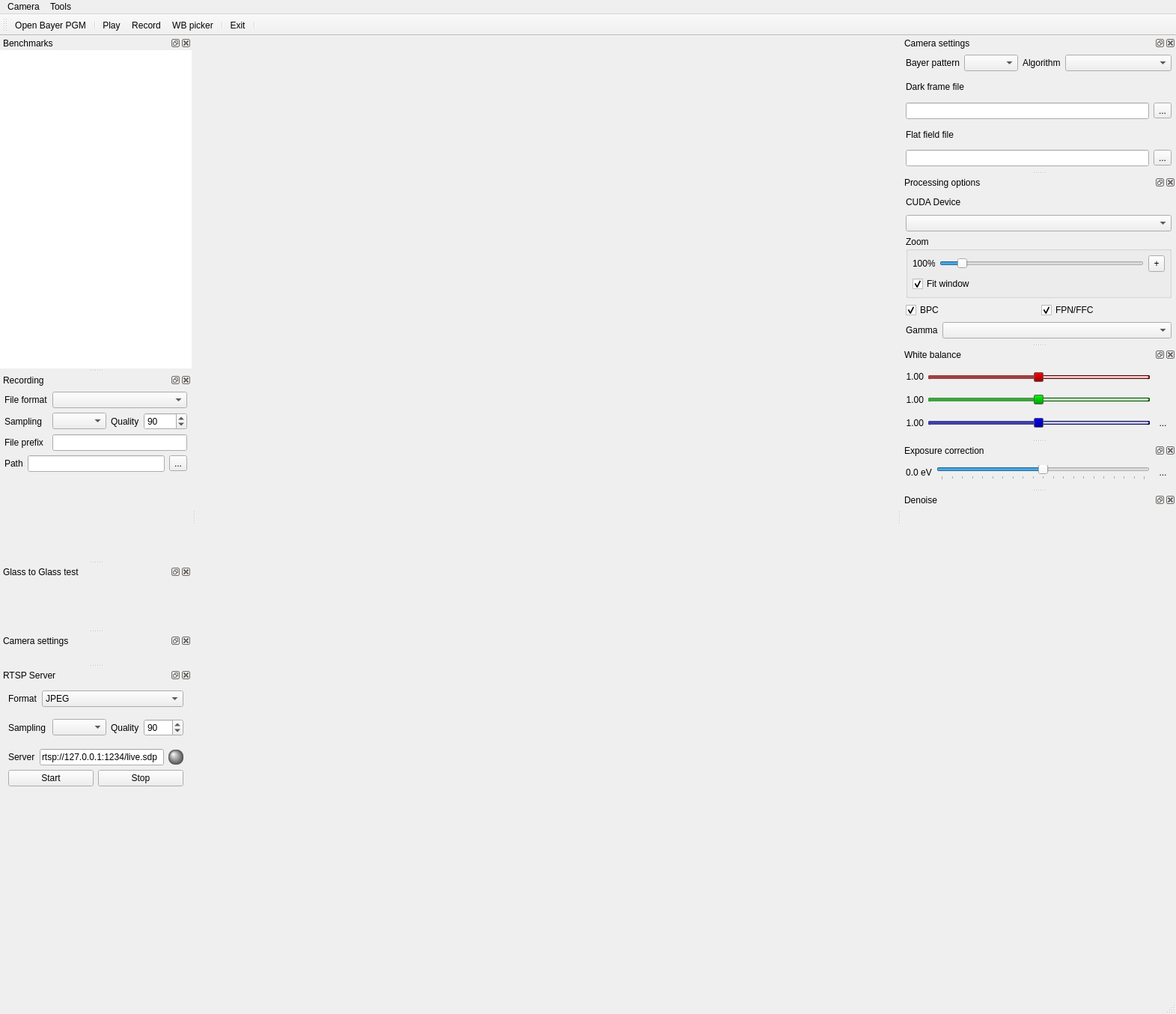
<?xml version="1.0" encoding="UTF-8"?>
<ui version="4.0">
 <class>MainWindow</class>
 <widget class="QMainWindow" name="MainWindow">
  <property name="geometry">
   <rect>
    <x>0</x>
    <y>0</y>
    <width>1571</width>
    <height>1354</height>
   </rect>
  </property>
  <property name="windowTitle">
   <string>GPU Camera Sample</string>
  </property>
  <property name="dockNestingEnabled">
   <bool>true</bool>
  </property>
  <widget class="QWidget" name="centralWidget">
   <layout class="QVBoxLayout" name="MediaViewerLayout">
    <property name="leftMargin">
     <number>0</number>
    </property>
    <property name="topMargin">
     <number>0</number>
    </property>
    <property name="rightMargin">
     <number>0</number>
    </property>
    <property name="bottomMargin">
     <number>0</number>
    </property>
   </layout>
  </widget>
  <widget class="QMenuBar" name="menuBar">
   <property name="geometry">
    <rect>
     <x>0</x>
     <y>0</y>
     <width>1571</width>
     <height>21</height>
    </rect>
   </property>
   <widget class="QMenu" name="menuCamera">
    <property name="title">
     <string>Camera</string>
    </property>
    <addaction name="actionOpenBayerPGM"/>
    <addaction name="separator"/>
    <addaction name="actionOpenGrayPGM"/>
    <addaction name="actionPlay"/>
    <addaction name="actionRecord"/>
    <addaction name="separator"/>
    <addaction name="actionExit"/>
   </widget>
   <widget class="QMenu" name="menuTools">
    <property name="title">
     <string>Tools</string>
    </property>
    <addaction name="actionWB_picker"/>
   </widget>
   <addaction name="menuCamera"/>
   <addaction name="menuTools"/>
  </widget>
  <widget class="QToolBar" name="mainToolBar">
   <attribute name="toolBarArea">
    <enum>TopToolBarArea</enum>
   </attribute>
   <attribute name="toolBarBreak">
    <bool>false</bool>
   </attribute>
   <addaction name="actionOpenBayerPGM"/>
   <addaction name="separator"/>
   <addaction name="actionPlay"/>
   <addaction name="actionRecord"/>
   <addaction name="actionWB_picker"/>
   <addaction name="separator"/>
   <addaction name="actionExit"/>
   <addaction name="separator"/>
  </widget>
  <widget class="QStatusBar" name="statusBar"/>
  <widget class="QDockWidget" name="dockWidget">
   <property name="minimumSize">
    <size>
     <width>367</width>
     <height>178</height>
    </size>
   </property>
   <property name="maximumSize">
    <size>
     <width>524287</width>
     <height>180</height>
    </size>
   </property>
   <property name="windowTitle">
    <string>Camera settings</string>
   </property>
   <attribute name="dockWidgetArea">
    <number>2</number>
   </attribute>
   <widget class="QWidget" name="dockWidgetContents">
    <layout class="QGridLayout" name="gridLayout_2">
     <property name="leftMargin">
      <number>6</number>
     </property>
     <property name="topMargin">
      <number>6</number>
     </property>
     <property name="rightMargin">
      <number>6</number>
     </property>
     <property name="bottomMargin">
      <number>6</number>
     </property>
     <property name="spacing">
      <number>6</number>
     </property>
     <item row="5" column="3">
      <widget class="QToolButton" name="btnGetGrayFile">
       <property name="text">
        <string>...</string>
       </property>
      </widget>
     </item>
     <item row="2" column="0" colspan="2">
      <widget class="QLabel" name="label_39">
       <property name="minimumSize">
        <size>
         <width>120</width>
         <height>0</height>
        </size>
       </property>
       <property name="text">
        <string>Dark frame file</string>
       </property>
      </widget>
     </item>
     <item row="3" column="0" colspan="3">
      <widget class="QLineEdit" name="txtFPNFileName">
       <property name="text">
        <string/>
       </property>
      </widget>
     </item>
     <item row="3" column="3">
      <widget class="QToolButton" name="btnGetFPNFile">
       <property name="text">
        <string>...</string>
       </property>
      </widget>
     </item>
     <item row="5" column="0" colspan="3">
      <widget class="QLineEdit" name="txtFlatFieldFile">
       <property name="text">
        <string/>
       </property>
      </widget>
     </item>
     <item row="4" column="0" colspan="2">
      <widget class="QLabel" name="label_13">
       <property name="minimumSize">
        <size>
         <width>120</width>
         <height>0</height>
        </size>
       </property>
       <property name="maximumSize">
        <size>
         <width>120</width>
         <height>16777215</height>
        </size>
       </property>
       <property name="text">
        <string>Flat field file</string>
       </property>
      </widget>
     </item>
     <item row="0" column="0" colspan="4">
      <layout class="QHBoxLayout" name="horizontalLayout_2">
       <item>
        <widget class="QLabel" name="label_32">
         <property name="sizePolicy">
          <sizepolicy hsizetype="Fixed" vsizetype="Preferred">
           <horstretch>0</horstretch>
           <verstretch>0</verstretch>
          </sizepolicy>
         </property>
         <property name="text">
          <string>Bayer pattern</string>
         </property>
         <property name="alignment">
          <set>Qt::AlignRight|Qt::AlignTrailing|Qt::AlignVCenter</set>
         </property>
        </widget>
       </item>
       <item>
        <widget class="QComboBox" name="cboBayerPattern">
         <property name="currentIndex">
          <number>-1</number>
         </property>
        </widget>
       </item>
       <item>
        <widget class="QLabel" name="label_2">
         <property name="sizePolicy">
          <sizepolicy hsizetype="Minimum" vsizetype="Preferred">
           <horstretch>0</horstretch>
           <verstretch>0</verstretch>
          </sizepolicy>
         </property>
         <property name="maximumSize">
          <size>
           <width>60</width>
           <height>16777215</height>
          </size>
         </property>
         <property name="text">
          <string>Algorithm</string>
         </property>
        </widget>
       </item>
       <item>
        <widget class="QComboBox" name="cboBayerType">
         <property name="sizePolicy">
          <sizepolicy hsizetype="Expanding" vsizetype="Fixed">
           <horstretch>0</horstretch>
           <verstretch>0</verstretch>
          </sizepolicy>
         </property>
         <property name="styleSheet">
          <string notr="true">QComboBox  QAbstractItemView {
	selection-background-color: rgb(136, 136, 136);
	background-color: rgb(64, 64, 64);
}

QComboBox:editable {
	selection-background-color: rgb(136, 136, 136);
}</string>
         </property>
        </widget>
       </item>
      </layout>
     </item>
    </layout>
   </widget>
  </widget>
  <widget class="QDockWidget" name="processWidget">
   <property name="minimumSize">
    <size>
     <width>213</width>
     <height>224</height>
    </size>
   </property>
   <property name="maximumSize">
    <size>
     <width>524287</width>
     <height>224</height>
    </size>
   </property>
   <property name="windowTitle">
    <string>Processing options</string>
   </property>
   <attribute name="dockWidgetArea">
    <number>2</number>
   </attribute>
   <widget class="QWidget" name="dockWidgetContents_3">
    <layout class="QGridLayout" name="gridLayout">
     <property name="leftMargin">
      <number>6</number>
     </property>
     <property name="topMargin">
      <number>6</number>
     </property>
     <property name="rightMargin">
      <number>6</number>
     </property>
     <property name="bottomMargin">
      <number>6</number>
     </property>
     <property name="spacing">
      <number>6</number>
     </property>
     <item row="4" column="0" colspan="2">
      <widget class="QGroupBox" name="groupBox_8">
       <property name="title">
        <string>Zoom</string>
       </property>
       <layout class="QGridLayout" name="gridLayout_24">
        <property name="leftMargin">
         <number>6</number>
        </property>
        <property name="topMargin">
         <number>6</number>
        </property>
        <property name="rightMargin">
         <number>6</number>
        </property>
        <property name="bottomMargin">
         <number>6</number>
        </property>
        <property name="spacing">
         <number>6</number>
        </property>
        <item row="3" column="0" colspan="2">
         <widget class="QCheckBox" name="chkZoomFit">
          <property name="text">
           <string>Fit window</string>
          </property>
          <property name="checkable">
           <bool>true</bool>
          </property>
          <property name="checked">
           <bool>true</bool>
          </property>
         </widget>
        </item>
        <item row="0" column="0">
         <widget class="QLabel" name="lblZoom">
          <property name="maximumSize">
           <size>
            <width>30</width>
            <height>16777215</height>
           </size>
          </property>
          <property name="text">
           <string>100%</string>
          </property>
          <property name="alignment">
           <set>Qt::AlignLeading|Qt::AlignLeft|Qt::AlignVCenter</set>
          </property>
         </widget>
        </item>
        <item row="0" column="2">
         <widget class="QToolButton" name="btnResetZoom">
          <property name="enabled">
           <bool>true</bool>
          </property>
          <property name="minimumSize">
           <size>
            <width>22</width>
            <height>22</height>
           </size>
          </property>
          <property name="toolTip">
           <string>Reset zoom to 100%</string>
          </property>
          <property name="text">
           <string>+</string>
          </property>
          <property name="icon">
           <iconset resource="Resorces.qrc">
            <normaloff>:/res/reset.svg</normaloff>:/res/reset.svg</iconset>
          </property>
          <property name="autoRepeat">
           <bool>true</bool>
          </property>
         </widget>
        </item>
        <item row="0" column="1">
         <widget class="QSlider" name="sldZoom">
          <property name="enabled">
           <bool>true</bool>
          </property>
          <property name="minimum">
           <number>10</number>
          </property>
          <property name="maximum">
           <number>1000</number>
          </property>
          <property name="value">
           <number>99</number>
          </property>
          <property name="orientation">
           <enum>Qt::Horizontal</enum>
          </property>
         </widget>
        </item>
       </layout>
      </widget>
     </item>
     <item row="2" column="0">
      <widget class="QLabel" name="label_47">
       <property name="text">
        <string>CUDA Device</string>
       </property>
      </widget>
     </item>
     <item row="3" column="0" colspan="2">
      <widget class="QComboBox" name="cboCUDADevice">
       <property name="styleSheet">
        <string notr="true">QComboBox  QAbstractItemView {
	selection-background-color: rgb(136, 136, 136);
	background-color: rgb(64, 64, 64);
}

QComboBox:editable {
	selection-background-color: rgb(136, 136, 136);
}</string>
       </property>
      </widget>
     </item>
     <item row="8" column="0" colspan="2">
      <layout class="QHBoxLayout" name="horizontalLayout">
       <item>
        <widget class="QLabel" name="label">
         <property name="sizePolicy">
          <sizepolicy hsizetype="Fixed" vsizetype="Preferred">
           <horstretch>0</horstretch>
           <verstretch>0</verstretch>
          </sizepolicy>
         </property>
         <property name="text">
          <string>Gamma</string>
         </property>
        </widget>
       </item>
       <item>
        <widget class="QComboBox" name="cboGamma"/>
       </item>
      </layout>
     </item>
     <item row="5" column="0" colspan="2">
      <layout class="QHBoxLayout" name="horizontalLayout_3">
       <item>
        <widget class="QCheckBox" name="chkBPC">
         <property name="text">
          <string>BPC</string>
         </property>
         <property name="checked">
          <bool>true</bool>
         </property>
        </widget>
       </item>
       <item>
        <widget class="QCheckBox" name="chkSAM">
         <property name="text">
          <string>FPN/FFC</string>
         </property>
         <property name="checked">
          <bool>true</bool>
         </property>
        </widget>
       </item>
      </layout>
     </item>
    </layout>
   </widget>
  </widget>
  <widget class="QDockWidget" name="colorCorrectionWidget">
   <property name="minimumSize">
    <size>
     <width>97</width>
     <height>122</height>
    </size>
   </property>
   <property name="maximumSize">
    <size>
     <width>524287</width>
     <height>122</height>
    </size>
   </property>
   <property name="windowTitle">
    <string>White balance</string>
   </property>
   <attribute name="dockWidgetArea">
    <number>2</number>
   </attribute>
   <widget class="QWidget" name="dockWidgetContents_5">
    <layout class="QGridLayout" name="gridLayout_5">
     <property name="leftMargin">
      <number>6</number>
     </property>
     <property name="topMargin">
      <number>6</number>
     </property>
     <property name="rightMargin">
      <number>6</number>
     </property>
     <property name="bottomMargin">
      <number>6</number>
     </property>
     <property name="spacing">
      <number>6</number>
     </property>
     <item row="0" column="0">
      <widget class="QLabel" name="lblRed">
       <property name="text">
        <string>1.00</string>
       </property>
       <property name="alignment">
        <set>Qt::AlignRight|Qt::AlignTrailing|Qt::AlignVCenter</set>
       </property>
      </widget>
     </item>
     <item row="0" column="1">
      <widget class="QSlider" name="sldRed">
       <property name="minimumSize">
        <size>
         <width>0</width>
         <height>16</height>
        </size>
       </property>
       <property name="styleSheet">
        <string notr="true">QSlider::groove:horizontal {
     border: 1px solid rgb(64, 0, 0);
	 border-style: groove;
     height: 3px;
     background: rgb(255, 192, 192);
	 border-radius: 2px;

 }
QSlider::sub-page:horizontal {
    background: rgb(160, 64, 64);
	border-radius: 2px;
	height: 3px;
}


QSlider::handle:horizontal {
	background: qlineargradient(x1:0, y1:0, x2:0, y2:1, stop:0 #fd0000, stop:1 #9d0000);
	
	border: 1px solid #5c5c5c;
	width: 11px;
	 
	margin-top: -5px;
	margin-bottom: -5px;
    border-radius: 2px;
 }</string>
       </property>
       <property name="maximum">
        <number>199</number>
       </property>
       <property name="singleStep">
        <number>1</number>
       </property>
       <property name="pageStep">
        <number>10</number>
       </property>
       <property name="value">
        <number>99</number>
       </property>
       <property name="sliderPosition">
        <number>99</number>
       </property>
       <property name="orientation">
        <enum>Qt::Horizontal</enum>
       </property>
      </widget>
     </item>
     <item row="0" column="2">
      <widget class="QToolButton" name="btnResetRed">
       <property name="minimumSize">
        <size>
         <width>23</width>
         <height>22</height>
        </size>
       </property>
       <property name="maximumSize">
        <size>
         <width>23</width>
         <height>22</height>
        </size>
       </property>
       <property name="text">
        <string/>
       </property>
       <property name="icon">
        <iconset resource="Resorces.qrc">
         <normaloff>:/res/reset.svg</normaloff>:/res/reset.svg</iconset>
       </property>
       <property name="autoRaise">
        <bool>true</bool>
       </property>
      </widget>
     </item>
     <item row="1" column="0">
      <widget class="QLabel" name="lblGreen">
       <property name="text">
        <string>1.00</string>
       </property>
       <property name="alignment">
        <set>Qt::AlignRight|Qt::AlignTrailing|Qt::AlignVCenter</set>
       </property>
      </widget>
     </item>
     <item row="1" column="1">
      <widget class="QSlider" name="sldGreen">
       <property name="styleSheet">
        <string notr="true">
QSlider::groove:horizontal {
     border: 1px solid rgb(0, 64, 0);
	 border-style: groove;
     height: 3px;
     background: rgb(192, 255, 192);
	 border-radius: 2px;
}

 QSlider::sub-page:horizontal {
    background: rgb(64, 160, 64);
	border-radius: 2px;
	height: 3px;
} 

QSlider::handle:horizontal {
	background: qlineargradient(x1:0, y1:0, x2:0, y2:1, stop:0 #00fd00, stop:1 #009d00);
    border: 1px solid #5c5c5c;
    width: 11px;
	 
	margin-top: -5px;
	margin-bottom: -5px;
    border-radius: 2px;
 }</string>
       </property>
       <property name="maximum">
        <number>199</number>
       </property>
       <property name="singleStep">
        <number>1</number>
       </property>
       <property name="pageStep">
        <number>10</number>
       </property>
       <property name="value">
        <number>99</number>
       </property>
       <property name="sliderPosition">
        <number>99</number>
       </property>
       <property name="orientation">
        <enum>Qt::Horizontal</enum>
       </property>
      </widget>
     </item>
     <item row="1" column="2">
      <widget class="QToolButton" name="btnResetGreen">
       <property name="minimumSize">
        <size>
         <width>23</width>
         <height>22</height>
        </size>
       </property>
       <property name="maximumSize">
        <size>
         <width>23</width>
         <height>22</height>
        </size>
       </property>
       <property name="text">
        <string/>
       </property>
       <property name="icon">
        <iconset resource="Resorces.qrc">
         <normaloff>:/res/reset.svg</normaloff>:/res/reset.svg</iconset>
       </property>
       <property name="autoRaise">
        <bool>true</bool>
       </property>
      </widget>
     </item>
     <item row="2" column="0">
      <widget class="QLabel" name="lblBlue">
       <property name="text">
        <string>1.00</string>
       </property>
       <property name="alignment">
        <set>Qt::AlignRight|Qt::AlignTrailing|Qt::AlignVCenter</set>
       </property>
      </widget>
     </item>
     <item row="2" column="1">
      <widget class="QSlider" name="sldBlue">
       <property name="styleSheet">
        <string notr="true">QSlider::groove:horizontal {
    border: 1px solid rgb(0, 0, 64);
	border-style: groove;
    height: 3px;
	border-radius: 2px;
	background: rgb(192, 192, 255);
}
QSlider::sub-page:horizontal {
    background: rgb(64, 64, 160);
	border-radius: 2px;
	height: 3px;
}
QSlider::handle:horizontal {
	background: qlineargradient(x1:0, y1:0, x2:0, y2:1, stop:0 #0000fd, stop:1 #00009d);

    border: 1px solid #5c5c5c;
	width: 11px;
	 
	margin-top: -5px;
	margin-bottom: -5px;
    border-radius: 2px;	
}</string>
       </property>
       <property name="maximum">
        <number>199</number>
       </property>
       <property name="singleStep">
        <number>1</number>
       </property>
       <property name="pageStep">
        <number>10</number>
       </property>
       <property name="value">
        <number>99</number>
       </property>
       <property name="sliderPosition">
        <number>99</number>
       </property>
       <property name="orientation">
        <enum>Qt::Horizontal</enum>
       </property>
      </widget>
     </item>
     <item row="2" column="2">
      <widget class="QToolButton" name="btnResetBlue">
       <property name="minimumSize">
        <size>
         <width>23</width>
         <height>22</height>
        </size>
       </property>
       <property name="maximumSize">
        <size>
         <width>23</width>
         <height>22</height>
        </size>
       </property>
       <property name="text">
        <string>...</string>
       </property>
       <property name="icon">
        <iconset resource="Resorces.qrc">
         <normaloff>:/res/reset.svg</normaloff>:/res/reset.svg</iconset>
       </property>
       <property name="autoRaise">
        <bool>true</bool>
       </property>
      </widget>
     </item>
    </layout>
   </widget>
  </widget>
  <widget class="QDockWidget" name="exposureWidget">
   <property name="minimumSize">
    <size>
     <width>114</width>
     <height>60</height>
    </size>
   </property>
   <property name="maximumSize">
    <size>
     <width>524287</width>
     <height>60</height>
    </size>
   </property>
   <property name="windowTitle">
    <string>Exposure correction</string>
   </property>
   <attribute name="dockWidgetArea">
    <number>2</number>
   </attribute>
   <widget class="QWidget" name="dockWidgetContents_6">
    <layout class="QGridLayout" name="gridLayout_7">
     <property name="leftMargin">
      <number>6</number>
     </property>
     <property name="topMargin">
      <number>6</number>
     </property>
     <property name="rightMargin">
      <number>6</number>
     </property>
     <property name="bottomMargin">
      <number>6</number>
     </property>
     <property name="spacing">
      <number>6</number>
     </property>
     <item row="0" column="0">
      <widget class="QLabel" name="lblEV">
       <property name="text">
        <string>0.0 eV</string>
       </property>
       <property name="alignment">
        <set>Qt::AlignCenter</set>
       </property>
      </widget>
     </item>
     <item row="0" column="1">
      <widget class="QSlider" name="sldEV">
       <property name="minimum">
        <number>-500</number>
       </property>
       <property name="maximum">
        <number>500</number>
       </property>
       <property name="singleStep">
        <number>1</number>
       </property>
       <property name="pageStep">
        <number>50</number>
       </property>
       <property name="orientation">
        <enum>Qt::Horizontal</enum>
       </property>
       <property name="tickPosition">
        <enum>QSlider::TicksBelow</enum>
       </property>
       <property name="tickInterval">
        <number>50</number>
       </property>
      </widget>
     </item>
     <item row="0" column="2">
      <widget class="QToolButton" name="btnResetEV">
       <property name="minimumSize">
        <size>
         <width>23</width>
         <height>22</height>
        </size>
       </property>
       <property name="maximumSize">
        <size>
         <width>23</width>
         <height>22</height>
        </size>
       </property>
       <property name="text">
        <string>...</string>
       </property>
       <property name="icon">
        <iconset resource="Resorces.qrc">
         <normaloff>:/res/reset.svg</normaloff>:/res/reset.svg</iconset>
       </property>
       <property name="autoRaise">
        <bool>true</bool>
       </property>
      </widget>
     </item>
    </layout>
   </widget>
  </widget>
  <widget class="QDockWidget" name="denoiseWidget">
   <property name="windowTitle">
    <string>Denoise</string>
   </property>
   <attribute name="dockWidgetArea">
    <number>2</number>
   </attribute>
   <widget class="QWidget" name="dockWidgetContents_7">
    <layout class="QVBoxLayout" name="verticalLayout_3">
     <property name="leftMargin">
      <number>0</number>
     </property>
     <property name="topMargin">
      <number>0</number>
     </property>
     <property name="rightMargin">
      <number>0</number>
     </property>
     <property name="bottomMargin">
      <number>0</number>
     </property>
     <item>
      <widget class="DenoiseController" name="denoiseCtlr" native="true">
       <property name="sizePolicy">
        <sizepolicy hsizetype="Preferred" vsizetype="Expanding">
         <horstretch>0</horstretch>
         <verstretch>0</verstretch>
        </sizepolicy>
       </property>
       <property name="maximumSize">
        <size>
         <width>16777215</width>
         <height>16777215</height>
        </size>
       </property>
      </widget>
     </item>
    </layout>
   </widget>
  </widget>
  <widget class="QDockWidget" name="benchMarksWidget">
   <property name="sizePolicy">
    <sizepolicy hsizetype="Preferred" vsizetype="Expanding">
     <horstretch>0</horstretch>
     <verstretch>0</verstretch>
    </sizepolicy>
   </property>
   <property name="windowTitle">
    <string>Benchmarks</string>
   </property>
   <attribute name="dockWidgetArea">
    <number>1</number>
   </attribute>
   <widget class="QWidget" name="dockWidgetContents_8">
    <layout class="QVBoxLayout" name="verticalLayout_2">
     <property name="leftMargin">
      <number>0</number>
     </property>
     <property name="topMargin">
      <number>0</number>
     </property>
     <property name="rightMargin">
      <number>0</number>
     </property>
     <property name="bottomMargin">
      <number>0</number>
     </property>
     <item>
      <widget class="QPlainTextEdit" name="lblInfo">
       <property name="frameShape">
        <enum>QFrame::NoFrame</enum>
       </property>
       <property name="readOnly">
        <bool>true</bool>
       </property>
      </widget>
     </item>
    </layout>
   </widget>
  </widget>
  <widget class="QDockWidget" name="recordingWidget">
   <property name="maximumSize">
    <size>
     <width>524287</width>
     <height>250</height>
    </size>
   </property>
   <property name="windowTitle">
    <string>Recording</string>
   </property>
   <attribute name="dockWidgetArea">
    <number>1</number>
   </attribute>
   <widget class="QWidget" name="dockWidgetContents_2">
    <layout class="QGridLayout" name="gridLayout_3">
     <property name="leftMargin">
      <number>6</number>
     </property>
     <property name="topMargin">
      <number>6</number>
     </property>
     <property name="rightMargin">
      <number>6</number>
     </property>
     <property name="bottomMargin">
      <number>6</number>
     </property>
     <property name="spacing">
      <number>6</number>
     </property>
     <item row="0" column="1" colspan="3">
      <widget class="QComboBox" name="cboOutFormat"/>
     </item>
     <item row="2" column="0">
      <widget class="QLabel" name="label_7">
       <property name="text">
        <string>File prefix</string>
       </property>
      </widget>
     </item>
     <item row="0" column="0">
      <widget class="QLabel" name="label_3">
       <property name="sizePolicy">
        <sizepolicy hsizetype="Fixed" vsizetype="Preferred">
         <horstretch>0</horstretch>
         <verstretch>0</verstretch>
        </sizepolicy>
       </property>
       <property name="text">
        <string>File format</string>
       </property>
      </widget>
     </item>
     <item row="3" column="0" colspan="4">
      <layout class="QHBoxLayout" name="horizontalLayout_4">
       <property name="spacing">
        <number>6</number>
       </property>
       <item>
        <widget class="QLabel" name="label_6">
         <property name="text">
          <string>Path</string>
         </property>
        </widget>
       </item>
       <item>
        <widget class="QLineEdit" name="txtOutPath"/>
       </item>
       <item>
        <widget class="QToolButton" name="btnGetOutPath">
         <property name="text">
          <string>...</string>
         </property>
        </widget>
       </item>
      </layout>
     </item>
     <item row="1" column="0">
      <widget class="QLabel" name="label_4">
       <property name="text">
        <string>Sampling</string>
       </property>
      </widget>
     </item>
     <item row="2" column="1" colspan="3">
      <widget class="QLineEdit" name="txtFilePrefix"/>
     </item>
     <item row="1" column="1">
      <widget class="QComboBox" name="cboSamplingFmt"/>
     </item>
     <item row="1" column="3">
      <widget class="QSpinBox" name="spnJpegQty">
       <property name="minimum">
        <number>50</number>
       </property>
       <property name="maximum">
        <number>100</number>
       </property>
       <property name="value">
        <number>90</number>
       </property>
      </widget>
     </item>
     <item row="1" column="2">
      <widget class="QLabel" name="label_5">
       <property name="sizePolicy">
        <sizepolicy hsizetype="Fixed" vsizetype="Preferred">
         <horstretch>0</horstretch>
         <verstretch>0</verstretch>
        </sizepolicy>
       </property>
       <property name="text">
        <string>Quality</string>
       </property>
      </widget>
     </item>
     <item row="4" column="0">
      <spacer name="verticalSpacer_2">
       <property name="orientation">
        <enum>Qt::Vertical</enum>
       </property>
       <property name="sizeHint" stdset="0">
        <size>
         <width>20</width>
         <height>40</height>
        </size>
       </property>
      </spacer>
     </item>
    </layout>
   </widget>
  </widget>
  <widget class="QDockWidget" name="gtgDockWidget">
   <property name="windowTitle">
    <string>Glass to Glass test</string>
   </property>
   <attribute name="dockWidgetArea">
    <number>1</number>
   </attribute>
   <widget class="QWidget" name="dockWidgetContents_4">
    <layout class="QHBoxLayout" name="gtgLayout">
     <item>
      <widget class="GtGWidget" name="gtgWidget" native="true"/>
     </item>
    </layout>
   </widget>
  </widget>
  <widget class="QDockWidget" name="cameraSettingsWidget">
   <property name="windowTitle">
    <string>Camera settings</string>
   </property>
   <attribute name="dockWidgetArea">
    <number>1</number>
   </attribute>
   <widget class="QWidget" name="dockWidgetContents_9">
    <layout class="QVBoxLayout" name="verticalLayout">
     <property name="spacing">
      <number>0</number>
     </property>
     <property name="leftMargin">
      <number>0</number>
     </property>
     <property name="topMargin">
      <number>0</number>
     </property>
     <property name="rightMargin">
      <number>0</number>
     </property>
     <property name="bottomMargin">
      <number>0</number>
     </property>
     <item>
      <widget class="CameraSetupWidget" name="cameraController" native="true"/>
     </item>
    </layout>
   </widget>
  </widget>
  <widget class="QDockWidget" name="dw_RtspServer">
   <property name="windowTitle">
    <string>RTSP Server</string>
   </property>
   <attribute name="dockWidgetArea">
    <number>1</number>
   </attribute>
   <widget class="QWidget" name="dockWidgetContents_9">
    <layout class="QVBoxLayout" name="verticalLayout">
     <item>
      <layout class="QHBoxLayout" name="horizontalLayout_7">
       <item>
        <widget class="QLabel" name="label_9">
         <property name="sizePolicy">
          <sizepolicy hsizetype="Fixed" vsizetype="Preferred">
           <horstretch>0</horstretch>
           <verstretch>0</verstretch>
          </sizepolicy>
         </property>
         <property name="text">
          <string>Format</string>
         </property>
        </widget>
       </item>
       <item>
        <widget class="QComboBox" name="cboFormatEnc">
         <item>
          <property name="text">
           <string>JPEG</string>
          </property>
         </item>
         <item>
          <property name="text">
           <string>H264</string>
          </property>
         </item>
        </widget>
       </item>
      </layout>
     </item>
     <item>
      <widget class="QStackedWidget" name="swRtspOptions">
       <property name="sizePolicy">
        <sizepolicy hsizetype="Preferred" vsizetype="Fixed">
         <horstretch>0</horstretch>
         <verstretch>0</verstretch>
        </sizepolicy>
       </property>
       <property name="currentIndex">
        <number>0</number>
       </property>
       <widget class="QWidget" name="page">
        <property name="sizePolicy">
         <sizepolicy hsizetype="Preferred" vsizetype="Preferred">
          <horstretch>0</horstretch>
          <verstretch>0</verstretch>
         </sizepolicy>
        </property>
        <layout class="QVBoxLayout" name="verticalLayout_4">
         <property name="leftMargin">
          <number>0</number>
         </property>
         <property name="topMargin">
          <number>0</number>
         </property>
         <property name="rightMargin">
          <number>0</number>
         </property>
         <property name="bottomMargin">
          <number>0</number>
         </property>
         <item>
          <layout class="QHBoxLayout" name="horizontalLayout_9">
           <property name="topMargin">
            <number>0</number>
           </property>
           <item>
            <widget class="QLabel" name="label_12">
             <property name="text">
              <string>Sampling</string>
             </property>
            </widget>
           </item>
           <item>
            <widget class="QComboBox" name="cboSamplingFmtRtsp"/>
           </item>
           <item>
            <widget class="QLabel" name="label_11">
             <property name="sizePolicy">
              <sizepolicy hsizetype="Fixed" vsizetype="Preferred">
               <horstretch>0</horstretch>
               <verstretch>0</verstretch>
              </sizepolicy>
             </property>
             <property name="text">
              <string>Quality</string>
             </property>
            </widget>
           </item>
           <item>
            <widget class="QSpinBox" name="spnJpegQtyRtsp">
             <property name="minimum">
              <number>50</number>
             </property>
             <property name="maximum">
              <number>100</number>
             </property>
             <property name="value">
              <number>90</number>
             </property>
            </widget>
           </item>
          </layout>
         </item>
        </layout>
       </widget>
       <widget class="QWidget" name="page_2">
        <layout class="QVBoxLayout" name="verticalLayout_5">
         <item>
          <layout class="QHBoxLayout" name="horizontalLayout_8">
           <item>
            <widget class="QLabel" name="label_10">
             <property name="sizePolicy">
              <sizepolicy hsizetype="Fixed" vsizetype="Preferred">
               <horstretch>0</horstretch>
               <verstretch>0</verstretch>
              </sizepolicy>
             </property>
             <property name="text">
              <string>Bitrate</string>
             </property>
            </widget>
           </item>
           <item>
            <widget class="QComboBox" name="cbBitrateRtsp">
             <property name="editable">
              <bool>true</bool>
             </property>
             <property name="currentIndex">
              <number>2</number>
             </property>
             <item>
              <property name="text">
               <string>100 MB</string>
              </property>
             </item>
             <item>
              <property name="text">
               <string>50 MB</string>
              </property>
             </item>
             <item>
              <property name="text">
               <string>20 MB</string>
              </property>
             </item>
             <item>
              <property name="text">
               <string>10 MB</string>
              </property>
             </item>
             <item>
              <property name="text">
               <string>5 MB</string>
              </property>
             </item>
             <item>
              <property name="text">
               <string>1 MB</string>
              </property>
             </item>
            </widget>
           </item>
          </layout>
         </item>
        </layout>
       </widget>
      </widget>
     </item>
     <item>
      <layout class="QHBoxLayout" name="horizontalLayout_5">
       <item>
        <widget class="QLabel" name="label_8">
         <property name="text">
          <string>Server</string>
         </property>
        </widget>
       </item>
       <item>
        <widget class="QLineEdit" name="txtRtspServer">
         <property name="text">
          <string>rtsp://127.0.0.1:1234/live.sdp</string>
         </property>
        </widget>
       </item>
       <item>
        <widget class="QLabel" name="lblStatusRtspServer">
         <property name="minimumSize">
          <size>
           <width>20</width>
           <height>20</height>
          </size>
         </property>
         <property name="maximumSize">
          <size>
           <width>20</width>
           <height>20</height>
          </size>
         </property>
         <property name="styleSheet">
          <string notr="true">background: qradialgradient(spread:pad, cx:0.5, cy:0.5, radius:0.5, fx:0.295, fy:0.272727, stop:0 rgba(255, 255, 255, 255), stop:1 rgba(80, 80, 80, 255));
border-radius: 9px;</string>
         </property>
         <property name="text">
          <string/>
         </property>
        </widget>
       </item>
      </layout>
     </item>
     <item>
      <layout class="QHBoxLayout" name="horizontalLayout_6">
       <item>
        <widget class="QPushButton" name="btnStartRtspServer">
         <property name="text">
          <string>Start</string>
         </property>
        </widget>
       </item>
       <item>
        <widget class="QPushButton" name="btnStopRtspServer">
         <property name="text">
          <string>Stop</string>
         </property>
        </widget>
       </item>
      </layout>
     </item>
     <item>
      <spacer name="verticalSpacer">
       <property name="orientation">
        <enum>Qt::Vertical</enum>
       </property>
       <property name="sizeHint" stdset="0">
        <size>
         <width>20</width>
         <height>40</height>
        </size>
       </property>
      </spacer>
     </item>
    </layout>
   </widget>
  </widget>
  <action name="actionOpenCamera">
   <property name="icon">
    <iconset resource="Resorces.qrc">
     <normaloff>:/res/camera.svg</normaloff>:/res/camera.svg</iconset>
   </property>
   <property name="text">
    <string>Open camera</string>
   </property>
  </action>
  <action name="actionPlay">
   <property name="checkable">
    <bool>true</bool>
   </property>
   <property name="icon">
    <iconset resource="Resorces.qrc">
     <normaloff>:/res/play_fwd.svg</normaloff>:/res/play_fwd.svg</iconset>
   </property>
   <property name="text">
    <string>Play</string>
   </property>
  </action>
  <action name="actionStop">
   <property name="icon">
    <iconset resource="Resorces.qrc">
     <normaloff>:/res/stop.svg</normaloff>:/res/stop.svg</iconset>
   </property>
   <property name="text">
    <string>Stop</string>
   </property>
  </action>
  <action name="actionRecord">
   <property name="checkable">
    <bool>true</bool>
   </property>
   <property name="icon">
    <iconset resource="Resorces.qrc">
     <normaloff>:/res/record.svg</normaloff>:/res/record.svg</iconset>
   </property>
   <property name="text">
    <string>Record</string>
   </property>
  </action>
  <action name="actionExit">
   <property name="icon">
    <iconset resource="Resorces.qrc">
     <normaloff>:/res/exit.svg</normaloff>:/res/exit.svg</iconset>
   </property>
   <property name="text">
    <string>Exit</string>
   </property>
   <property name="toolTip">
    <string>Exit program</string>
   </property>
  </action>
  <action name="actionOptions">
   <property name="icon">
    <iconset resource="Resorces.qrc">
     <normaloff>:/res/gear.svg</normaloff>:/res/gear.svg</iconset>
   </property>
   <property name="text">
    <string>Options</string>
   </property>
   <property name="toolTip">
    <string>Program options</string>
   </property>
  </action>
  <action name="actionWB_picker">
   <property name="checkable">
    <bool>true</bool>
   </property>
   <property name="icon">
    <iconset resource="Resorces.qrc">
     <normaloff>:/res/WBPicker.svg</normaloff>:/res/WBPicker.svg</iconset>
   </property>
   <property name="text">
    <string>WB picker</string>
   </property>
   <property name="toolTip">
    <string>Pick WB from gray point</string>
   </property>
  </action>
  <action name="actionOpenBayerPGM">
   <property name="icon">
    <iconset resource="Resorces.qrc">
     <normaloff>:/res/image.svg</normaloff>:/res/image.svg</iconset>
   </property>
   <property name="text">
    <string>Open Bayer PGM</string>
   </property>
  </action>
  <action name="actionOpenGrayPGM">
   <property name="icon">
    <iconset resource="Resorces.qrc">
     <normaloff>:/res/imageGray.svg</normaloff>:/res/imageGray.svg</iconset>
   </property>
   <property name="text">
    <string>Open Gray PGM</string>
   </property>
  </action>
 </widget>
 <layoutdefault spacing="6" margin="11"/>
 <customwidgets>
  <customwidget>
   <class>GtGWidget</class>
   <extends>QWidget</extends>
   <header>Widgets/GtGWidget.h</header>
   <container>1</container>
  </customwidget>
  <customwidget>
   <class>DenoiseController</class>
   <extends>QWidget</extends>
   <header>DenoiseController.h</header>
   <container>1</container>
  </customwidget>
  <customwidget>
   <class>CameraSetupWidget</class>
   <extends>QWidget</extends>
   <header>CameraSetupWidget.h</header>
   <container>1</container>
  </customwidget>
 </customwidgets>
 <resources>
  <include location="Resorces.qrc"/>
 </resources>
 <connections/>
</ui>
